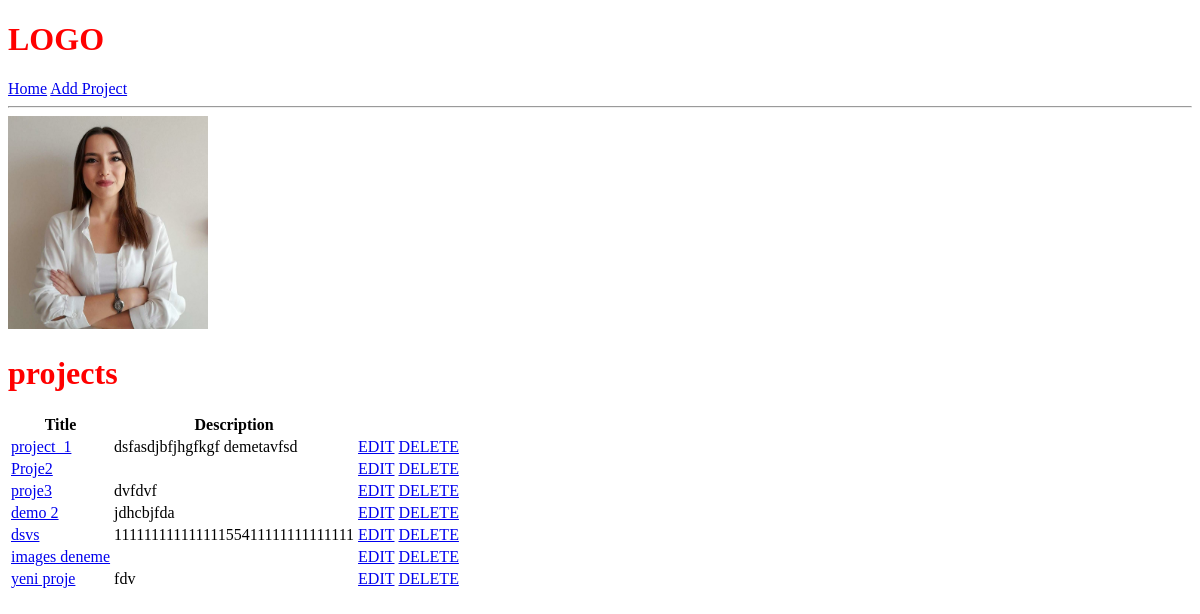
Before: / with the older database file.
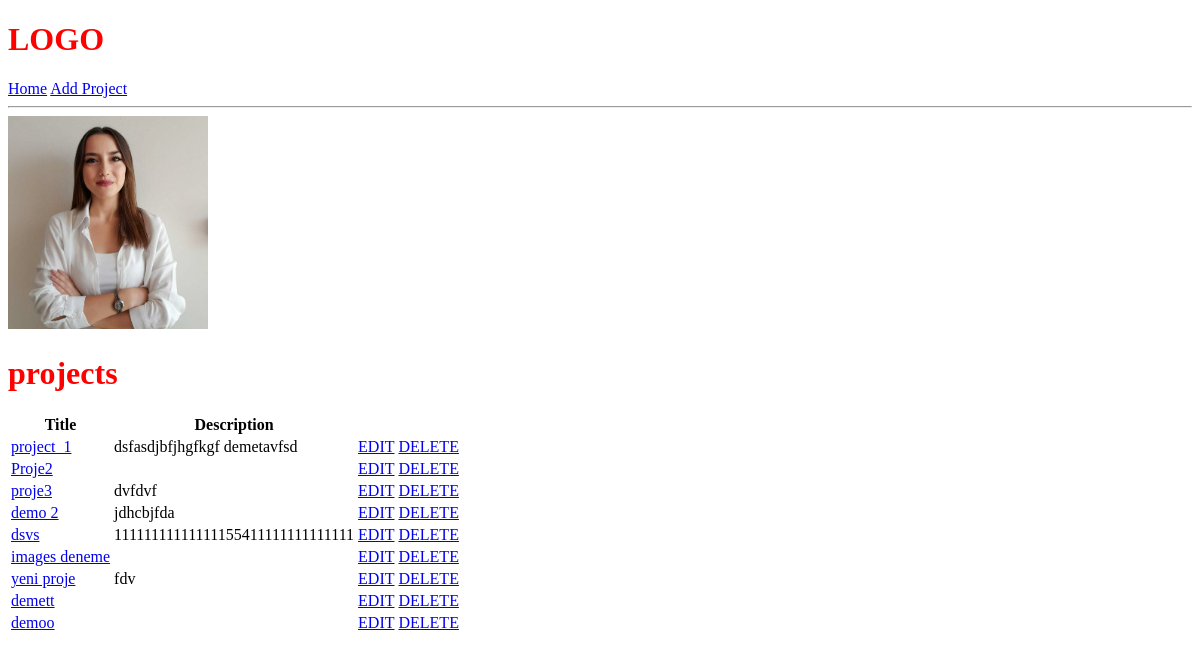
After: the same page with the newer database file.
### projects/models.py (models this page shows, shortened)
class Project(models.Model):
    id = models.URLField(default=uuid.uuid4, unique=True,
                         primary_key=True, editable=False)
    title = models.CharField(max_length=200)
    description = models.TextField(null=True, blank=True)
    featured_image = models.ImageField(
        null=True, blank=True)
    demo_link = models.CharField(max_length=1000, null=True, blank=True)
    source_link = models.CharField(max_length=1000, null=True, blank=True)
    vote_total = models.IntegerField(default=0)
    vote_ratio = models.IntegerField(default=0)
    tags = models.ManyToManyField('Tag', blank=True)
    created = models.DateTimeField(auto_now_add=True)

### projects/views.py (the view)
# urls.py: path('', include('projects.urls')),
def projects(request):
    projects = Project.objects.all()
    context = {'projects': projects}
    return render(request, 'projects/projects.html', context)

### projects/templates/projects/projects.html (shortened to what this page needs)
{% extends 'main.html' %}
{% load static %}
{% block content %}
<img style="width: 200px" src="{% static 'images/profiles/1.jpeg' %}"/>
<h1> projects </h1>
<table>
    <thead>
    <tr>
        <th>Title</th>
        <th>Description</th>
    </tr>
    </thead>
    <tbody>
    {% for project in projects %}
    <tr>
        <td>
            <a href="{% url 'project' project.id %}">{{ project.title }}
            </a>
        </td>
        <td>{{ project.description }}</td>
        <td><a href="{% url 'updated-project' project.id %}">EDIT</a></td>
        <td><a href="{% url 'deleted-project' project.id %}">DELETE</a></td>
    </tr>
    {% endfor %}
    </tbody>
</table>
{% endblock content %}

### templates/main.html (shortened to what this page needs)
<!DOCTYPE html>
{% load static %}
<html lang="en">
<head>
    <link rel="stylesheet" type="text/css" media="screen" href="{% static 'styles/main.css' %}">
</head>
<body>
    {% include 'navbar.html' %}
    {% block content %}
    {% endblock content %}
</body>
</html>

### templates/navbar.html
{% load static %}
<h1>LOGO</h1>
<a href="/">Home</a>
<a href="{% url 'create-project' %}">Add Project</a>
<hr>

### static/styles/main.css (style rules this page uses)
body { backgroud-color : grey; }
h1 { color: red; }

Changed rows visible on the page:
added Project: title "demett"
added Project: title "demoo"
